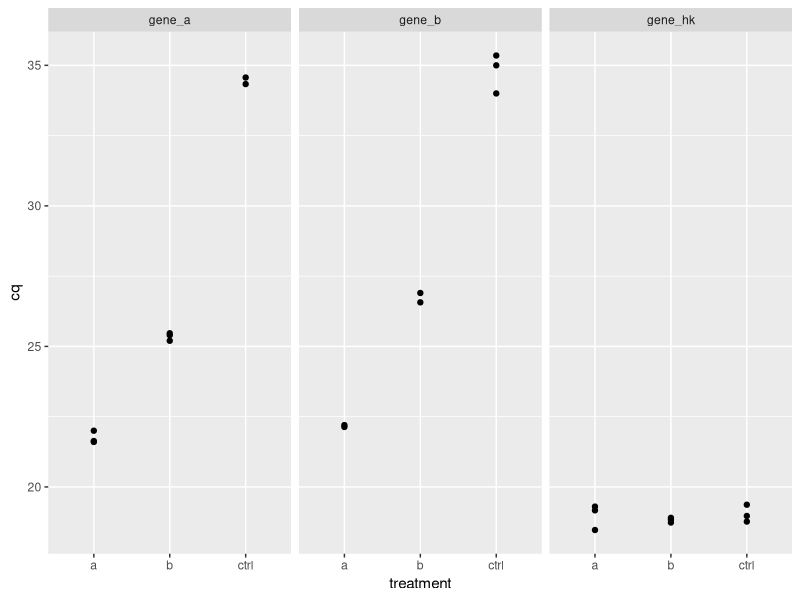
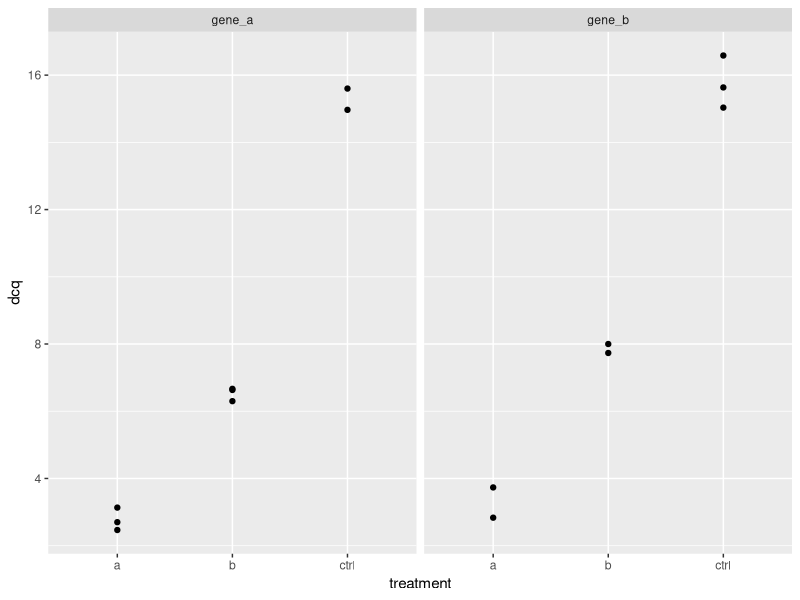
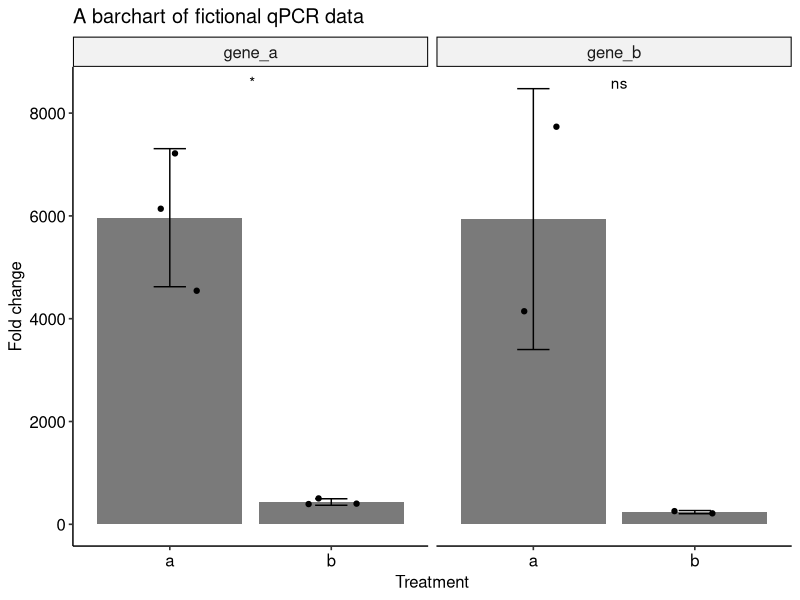

Write the R code that produced these figures, in order.
## ---- chunk 1
knitr::opts_chunk$set(echo = TRUE,
                      message = FALSE,
                      warning = FALSE)
## ---- chunk 2
#install.packages("tidyverse") #Use this to install if they are not installed yet.
#install.packages("rlang")     #Use this to install if they are not installed yet.
#install.packages("ggpubr")    #Use this to install if they are not installed yet. 

library(tidyverse) 
library(rlang)
library(ggpubr) #this package extends ggplot2
## ---- chunk 3
#to do: function for showing triplicates with outlier, function for summary statistics, use qpcr_ddcq with cq values as input, error messages.
qpcr_clean <- function(.data, cq, threshold, ...){
  # to do: add if statements for errors. no column called cq etc. 
  dots <- names(enquos(..., .named = TRUE))
  
  median_cq <- .data %>%
    group_by(...) %>%
    summarise(median_cq = median({{cq}}, na.rm = TRUE), #calculate the median cq value
            count = sum(!is.na({{cq}}))) %>% #count the amount of techreps with a cq value
    ungroup()
  
  dev_test <- .data %>%
    full_join(median_cq, by = dots) %>%
    filter(count > 1) %>% #take out tech reps with only 1 value
    mutate(distance_med = abs({{cq}} - median_cq)) %>%  #calculate deviation from median
    mutate(keep = if_else(count == 2,
                          if_else(distance_med*2 < threshold, TRUE, FALSE),
                          if_else(distance_med   < threshold, TRUE, FALSE)))
  
  count_true <- dev_test %>%
    group_by(...) %>%
    summarise(count_keep = sum(keep, na.rm = TRUE)) %>%
    ungroup()
  
  clean_data <- dev_test %>%
    full_join(count_true, by = dots) %>%
    filter(count_keep > 1, #remove samples where all are more than the threshold apart
           keep == TRUE) %>% #remove all other outliers
    select(-(median_cq:count_keep)) #remove the now unnecessary columns
  clean_data
}

qpcr_outlier_context <- function(raw_data, clean_data, cq_values, tech_rep, ...){
  #turn some values into strings for joining tables
  dots <- names(enquos(..., .named = TRUE))
  string_tech_rep <- names(enquos(tech_rep, .named = TRUE))
  join2 <- append(dots, string_tech_rep)
  
  #first find all the outliers
  outliers <- raw_data %>%
    setdiff(clean_data)
  
  #give outliers extra columns, all TRUE
  extra_col <- outliers %>%
    mutate(outlier = TRUE) %>%
    select(-{{cq_values}})
  
  #find all triplets with outliers
  triplets <- outliers %>%
    select(-{{cq_values}}) %>%
    select(-{{tech_rep}}) %>%
    left_join(raw_data, by = dots) %>%
    distinct() %>%
    left_join(extra_col, by = join2)
  triplets
}

qpcr_avg_techrep <- function(.data, cq, ...){
  .data %>%
    group_by(...) %>%
    summarise(cq = mean({{cq}}, na.rm = TRUE)) %>%
    ungroup()
}

qpcr_dcq <- function(.data, cq, primer_pair, housekeeping, ...){
  # to do: add if statements to check input. no column called cq etc. 
  dots <- names(enquos(..., .named = TRUE))
  
  cq_hk <- .data %>%
    filter({{primer_pair}} == housekeeping) %>%
    mutate(cq_hk = {{cq}}) %>%
    select(..., cq_hk)
  
  dcq_values <- .data %>%
    filter({{primer_pair}} != housekeeping) %>%
    inner_join(cq_hk, by = dots) %>%
    mutate(dcq = {{cq}} - cq_hk)
  dcq_values
}

qpcr_ddcq <- function(.data, dcq = dcq, treatment, untreated, primer_pair){
  #to do: check inputs. must be dcq values. 
  primer_join <- names(enquos(primer_pair, .named = TRUE))
  
  dcq_ctrl <- .data %>%
    filter({{treatment}} == untreated) %>%
    group_by({{primer_pair}}) %>%
    summarise(dcq_ctrl = mean({{dcq}}, na.rm = TRUE))
  
  ddcq <- .data %>%
    filter(treatment != untreated) %>%
    inner_join(dcq_ctrl, by = primer_join) %>%
    mutate(ddcq = {{dcq}} - dcq_ctrl,
           fold_change = 2^-ddcq)
  ddcq
}

qpcr_summary <- function(data, to_summarise, ...){
  summary <- data %>%
    group_by(...) %>%
    summarise(sd = sd({{to_summarise}}, na.rm = TRUE),
              mean = mean({{to_summarise}}, na.rm = TRUE))
  summary
}

## ---- chunk 4
raw_data <- read_delim(file = "rawcqvalues.csv", delim = ";") # see above for which function to use if you use your own file. 
## ---- chunk 5
knitr::kable(
  raw_data[1:5, ], 
  caption = "First 5 rows of the raw data"
)
## ---- chunk 6
clean_data <- qpcr_clean(raw_data, cq = cq_values, threshold = 1, treatment, primer_pair, bio_rep)
## ---- chunk 7
outliers <- raw_data %>%
  setdiff(clean_data)
## ---- chunk 8
knitr::kable(
  outliers)
## ---- chunk 9

outlier_triplets <- qpcr_outlier_context(raw_data = raw_data, 
                                         clean_data = clean_data, 
                                         cq_values = cq_values, 
                                         tech_rep = tech_rep, 
                                         treatment, bio_rep, primer_pair)
## ---- chunk 10
opts <- options(knitr.kable.NA = "")
knitr::kable(
  outlier_triplets)
## ---- chunk 11
avg_data <- qpcr_avg_techrep(clean_data, cq = cq_values, treatment, primer_pair, bio_rep)
## ---- chunk 12
knitr::kable(avg_data[1:6,],
             caption = "The first six rows of the average Cq values")
## ---- chunk 13
ggplot(data = avg_data, aes(x = treatment, y = cq))+  #replace x to you situation
  geom_point()+
  facet_wrap(~primer_pair) #replace as needed
## ---- chunk 14
dcq_values <- qpcr_dcq(avg_data, cq = cq, primer_pair = primer_pair, housekeeping = "gene_hk", treatment, bio_rep)
## ---- chunk 15
knitr::kable(dcq_values[1:6,], caption = "The first six rows of the dCq values")
## ---- chunk 16
dcq_values %>%
  ggplot(aes(treatment, dcq))+ # replace treatment with whatever you used
    geom_point()+
    facet_grid(cols = vars(primer_pair)) #use if you pcr multiple genes
## ---- chunk 17
ddcq_values <- qpcr_ddcq(dcq_values, treatment = treatment, untreated = "ctrl", primer_pair = primer_pair)
## ---- chunk 18
knitr::kable(ddcq_values[1:6,], caption = "The first six rows of the ddCq values") 
## ---- chunk 19
ddcq_values <- raw_data %>%
  qpcr_clean(cq = cq_values, threshold = 1, treatment, primer_pair, bio_rep) %>%
  qpcr_avg_techrep(cq = cq_values, treatment, primer_pair, bio_rep) %>%
  qpcr_dcq(cq = cq, primer_pair = primer_pair, housekeeping = "gene_hk", treatment, bio_rep) %>%
  qpcr_ddcq(treatment = treatment, untreated = "ctrl", primer_pair = primer_pair) 
ddcq_values
## ---- chunk 20
#calculate mean and standard deviation
summary <- qpcr_summary(ddcq_values, to_summarise = fold_change, treatment, primer_pair)

#making the barchart
ddcq_values %>%
  ggplot(aes(treatment, fold_change))+  #replace treatment with your column name.
    geom_bar(data = summary, aes(treatment, mean), stat = "identity", alpha = 0.8)+ #replace treatment with your column name.
    geom_errorbar(data = summary, aes(treatment, mean, ymin = mean-sd, ymax = mean+sd), #replace treatment with your column name.
                  width = 0.2)+
    geom_jitter(width = 0.2)+
    facet_grid(cols = vars(primer_pair))+ #replace primer_pair with your column name.
    stat_compare_means(label = "p.signif", method = "t.test", label.x = 1.5, show.legend = FALSE)+
    theme_pubr()+ # this theme is supposed to be publication ready
    theme(strip.text = element_text(size = 12))+ 
    labs(x = "Treatment",  #set the axis labels and title
         y = "Fold change",
         title = "A barchart of fictional qPCR data")
